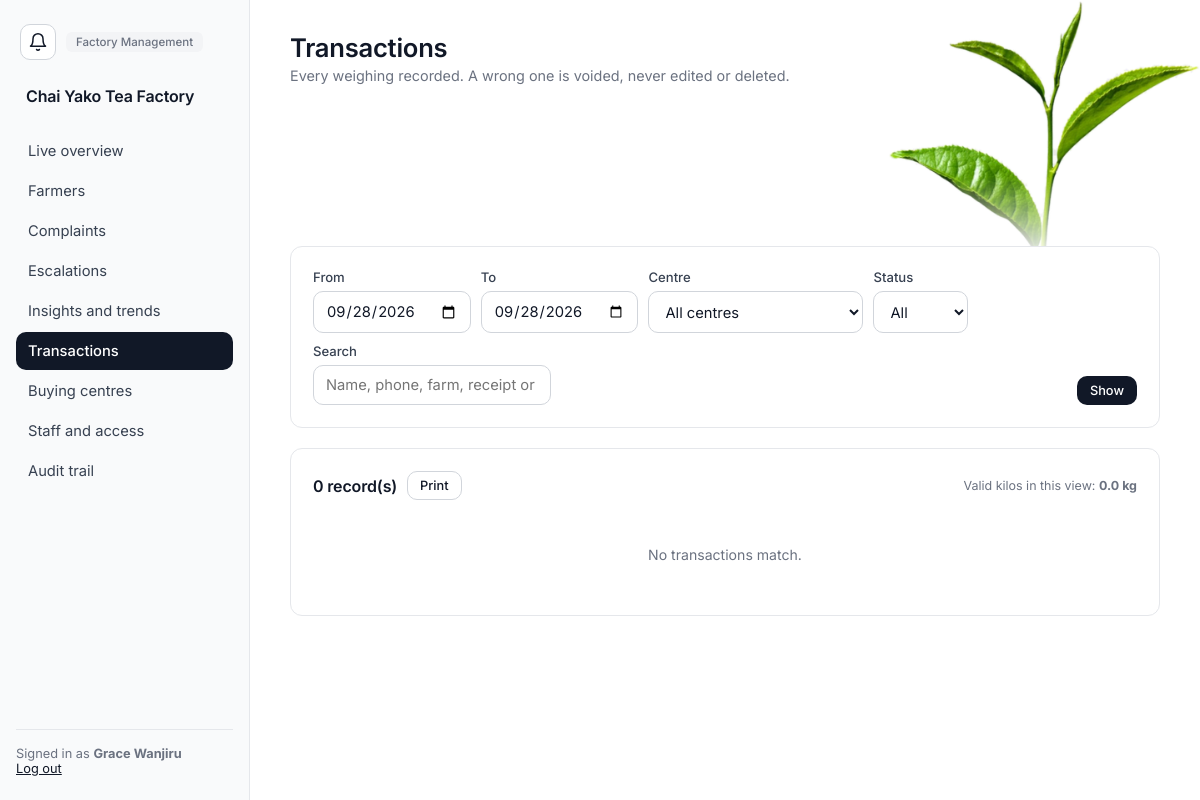
/management/transactions (signed in), run on the app's committed database.
### app/models.py (models this page shows)
class Department(db.Model):
    __tablename__ = "departments"
    id = db.Column(db.Integer, primary_key=True)
    name = db.Column(db.String(100), unique=True, nullable=False)
    description = db.Column(db.String(255))
    status = db.Column(db.String(20), nullable=False, default="ACTIVE")
    created_at = db.Column(db.DateTime, nullable=False, default=utcnow)
    updated_at = db.Column(db.DateTime, nullable=False, default=utcnow, onupdate=utcnow)
    employees = db.relationship("Employee", back_populates="department")

class Employee(db.Model):
    __tablename__ = "employees"
    id = db.Column(db.Integer, primary_key=True)
    employee_number = db.Column(db.String(30), unique=True, nullable=False)
    first_name = db.Column(db.String(80), nullable=False)
    last_name = db.Column(db.String(80), nullable=False)
    phone = db.Column(db.String(30))
    email = db.Column(db.String(120))
    department_id = db.Column(db.Integer, db.ForeignKey("departments.id"), nullable=False, index=True)
    status = db.Column(db.String(20), nullable=False, default="ACTIVE")
    created_at = db.Column(db.DateTime, nullable=False, default=utcnow)
    updated_at = db.Column(db.DateTime, nullable=False, default=utcnow, onupdate=utcnow)
    department = db.relationship("Department", back_populates="employees")
    roles = db.relationship("Role", secondary=employee_roles, back_populates="employees")
    user = db.relationship("User", back_populates="employee", uselist=False)
    @property
    def full_name(self):
        return f"{self.first_name} {self.last_name}"

### app/management.py (the view)
@management_bp.route("/transactions")
@permission_required("VIEW_TRANSACTION")
def transactions():
    query, start, end, centre_id, status, q = _transactions_query(request.args)
    valid_total = float(query.filter(TeaTransaction.status == "VALID")
                        .with_entities(db.func.coalesce(db.func.sum(TeaTransaction.weight_kg), 0.0)).scalar() or 0)
    rows = query.order_by(TeaTransaction.transaction_time.desc()).limit(200).all()
    centres_list = BuyingCentre.query.order_by(BuyingCentre.name).all()
    return render_template("management/transactions.html", rows=rows, valid_total=valid_total, centres=centres_list,
                           start=start, end=end, centre_id=centre_id, status=status, q=q, capped=len(rows) == 200)

### app/management.py (called while the page is built)
def _parse_day(text, fallback):
    try:
        return datetime.strptime(text or "", "%Y-%m-%d").date()
    except ValueError:
        return fallback

### app/models.py (called while the page is built)
    @property
    def is_active(self):
        return self.status == "ACTIVE" and self.employee.status == "ACTIVE"

    @property
    def full_name(self):
        return self.employee.full_name

    @property
    def department(self):
        return self.employee.department

### app/navigation.py (called while the page is built)
def home_endpoint(user):
    for permission, endpoint in _HOME:
        if has_permission(user, permission):
            return endpoint
    return "notices.board"          # an account with no working role still gets somewhere

def nav_items(user):
    allowed = [(endpoint, label) for endpoint, label, rule in _NAV
               if rule(lambda name: has_permission(user, name))]
    home = home_endpoint(user)
    allowed.sort(key=lambda item: item[0] != home)      # stable: only the home item moves up
    return allowed

def home_url(user):
    return url_for(home_endpoint(user))

### app/permissions.py (called while the page is built)
def role_permission_names(user):
    cache = g.setdefault("_role_permissions", {})
    if user.id not in cache:
        cache[user.id] = {
            permission.name
            for role in user.employee.roles if role.status == "ACTIVE"
            for permission in role.permissions
        }
    return cache[user.id]

def active_delegations(user):
    cache = g.setdefault("_active_delegations", {})
    if user.id not in cache:
        now = utcnow()
        rows = Delegation.query.filter_by(delegate_employee_id=user.employee_id, status="ACTIVE").all()
        cache[user.id] = [
            d for d in rows
            if delegation_is_active(d.status, d.start_at, d.expires_at, d.withdrawn_at, now)
        ]
    return cache[user.id]

def permission_source(user, name):
    if user is None or not getattr(user, "is_authenticated", False):
        return None
    if name in role_permission_names(user):
        return ("role", None)
    for delegation in active_delegations(user):
        if delegation.permission.name == name:
            return ("delegation", delegation.id)
    return None

def has_permission(user, name):
    return permission_source(user, name) is not None

### app/rules.py (called while the page is built)
def split_terms(query):
    return [t for t in (query or "").split() if t]

### app/services.py (called while the page is built)
def _live_notices():
    return Notice.query.filter(
        Notice.is_active.is_(True),
        or_(Notice.expires_at.is_(None), Notice.expires_at > utcnow()),
    )

### app/timeutil.py (called while the page is built)
def utcnow():
    return datetime.now(timezone.utc).replace(tzinfo=None)

### app/templates/management/transactions.html (shortened to what this page needs)
{% extends "layout/base.html" %}
{% block content %}
<div class="topbar">
  <div class="greeting"><h1>Transactions</h1><p>Every weighing recorded. A wrong one is voided, never edited or deleted.</p></div>
</div>
<div class="card mb">
  <form method="GET" class="chart-toolbar" style="margin:0;">
    <div><label>From</label><input type="date" name="from" value="{{ start.isoformat() }}"></div>
    <div><label>To</label><input type="date" name="to" value="{{ end.isoformat() }}"></div>
    <div><label>Centre</label>
      <select name="centre_id"><option value="">All centres</option>
      </select></div>
    <div><label>Status</label>
      <select name="status">
        <option value="">All</option>
      </select></div>
    <div style="flex:1; min-width:200px;"><label>Search</label><input type="text" name="q" value="{{ q }}" placeholder="Name, phone, farm, receipt or transaction number"></div>
    <div style="align-self:flex-end;"><button class="btn btn-primary btn-sm" type="submit">Show</button></div>
  </form>
</div>
<div class="card">
  <div class="card-header">
    <div class="row" style="align-items:center; gap:10px;">
      <h3>{{ rows|length }} record(s){% if capped %} (showing the latest 200){% endif %}</h3>
      <a class="btn btn-outline btn-sm" target="_blank"
         href="{{ url_for('management.transactions_print', **request.args) }}">Print</a>
    </div>
    <span class="hint">Valid kilos in this view: <strong>{{ valid_total|kg }}</strong></span>
  </div>
  {% if rows %}
  <div class="table-scroll">
  <table>
    <thead><tr><th>When</th><th>Transaction</th><th>Centre</th><th>Farm</th><th>Farmer</th><th class="num">Kilos</th><th>Clerk</th><th></th></tr></thead>
    <tbody>
      {% for t in rows %}
      <tr>
        <td>{{ t.transaction_time|eat }}</td>
        <td>{{ t.transaction_number }}{% if t.receipt %}<div class="muted" style="font-size:0.72rem;">{{ t.receipt.receipt_number }}</div>{% endif %}</td>
        <td>{{ t.buying_centre.name }}</td>
        <td>{{ t.farm.farm_number }}</td>
        <td>{{ t.farmer.full_name }}</td>
        <td class="num">{{ "%.1f"|format(t.weight_kg) }}{% if t.source == 'MANUAL' %} <span class="tag tag-dept">manual</span>{% endif %}</td>
        <td>{{ t.clerk.full_name }}</td>
        <td>
          {% if t.status == 'VOIDED' %}
            <span class="tag tag-void">voided</span>
            <div class="muted" style="font-size:0.72rem;">{{ t.void_reason }}</div>
          {% elif can('CORRECT_TRANSACTION') %}
            <details class="disclosure" style="display:inline-block; margin-left:6px;">
              <summary style="color:var(--danger);">Void</summary>
              <form method="POST" action="{{ url_for('management.void', transaction_id=t.id) }}" class="stack" style="min-width:220px;">
                <input type="hidden" name="back" value="{{ request.full_path }}">
                <input type="text" name="reason" required minlength="5" maxlength="300" placeholder="Why is this being voided?">
                <button class="btn btn-sm btn-danger" type="submit">Void this transaction</button>
              </form>
            </details>
          {% endif %}
        </td>
      </tr>
      {% endfor %}
    </tbody>
  </table>
  </div>
  {% else %}
  <p class="empty-state">No transactions match.</p>
  {% endif %}
</div>
{% endblock %}

### app/templates/layout/base.html (shortened to what this page needs)
<!DOCTYPE html>
<html lang="en">
<head>
<link rel="stylesheet" href="{{ url_for('static', filename='css/style.css') }}">
</head>
<body>
{% set bell_count = (unread_notices or 0) + (escalations_waiting or 0) %}
<div class="app-shell">
  <img class="leaf-corner" src="{{ url_for('static', filename='img/tea-leaf.png') }}" alt="" aria-hidden="true">
  <aside class="sidebar factory" id="sidebar">
    <div class="sidebar-top">
      <a href="{{ url_for('notices.board') }}" class="bell " aria-label="Notices" title="Notices"><svg viewBox="0 0 24 24" fill="none" stroke="currentColor" stroke-width="1.8" stroke-linecap="round" stroke-linejoin="round" aria-hidden="true"><path d="M18 8A6 6 0 0 0 6 8c0 7-3 9-3 9h18s-3-2-3-9"/><path d="M13.7 21a2 2 0 0 1-3.4 0"/></svg></a>
      <span class="role-badge">{{ current_user.department.name }}</span>
    </div>
    <div class="brand">{{ factory_name }}</div>
    <nav class="sidebar-links">
      {% for endpoint, label in nav_items %}
        <a href="{{ url_for(endpoint) }}" class="nav-link {% if request.endpoint and request.endpoint.startswith(endpoint) %}active{% endif %}">{{ label }}</a>
      {% endfor %}
    </nav>
    <div class="sidebar-footer">
      Signed in as <strong>{{ current_user.full_name }}</strong><br>
      <a href="{{ url_for('auth.logout') }}">Log out</a>
    </div>
  </aside>
  <main class="main-area">
    {% block content %}{% endblock %}
  </main>
</div>
</body>
</html>

### data on the page
Department: department.name "Factory Management"
Employee: full_name "Grace Wanjiru"

### other printed values
{{ factory_name }} "Chai Yako Tea Factory"
{{ label }} "Live overview" "Farmers" "Complaints" "Escalations" "Insights and trends" "Transactions" "Buying centres" "Staff and access" "Audit trail"
{{ rows|length }} "0"
{{ valid_total|kg }} "0.0 kg"
